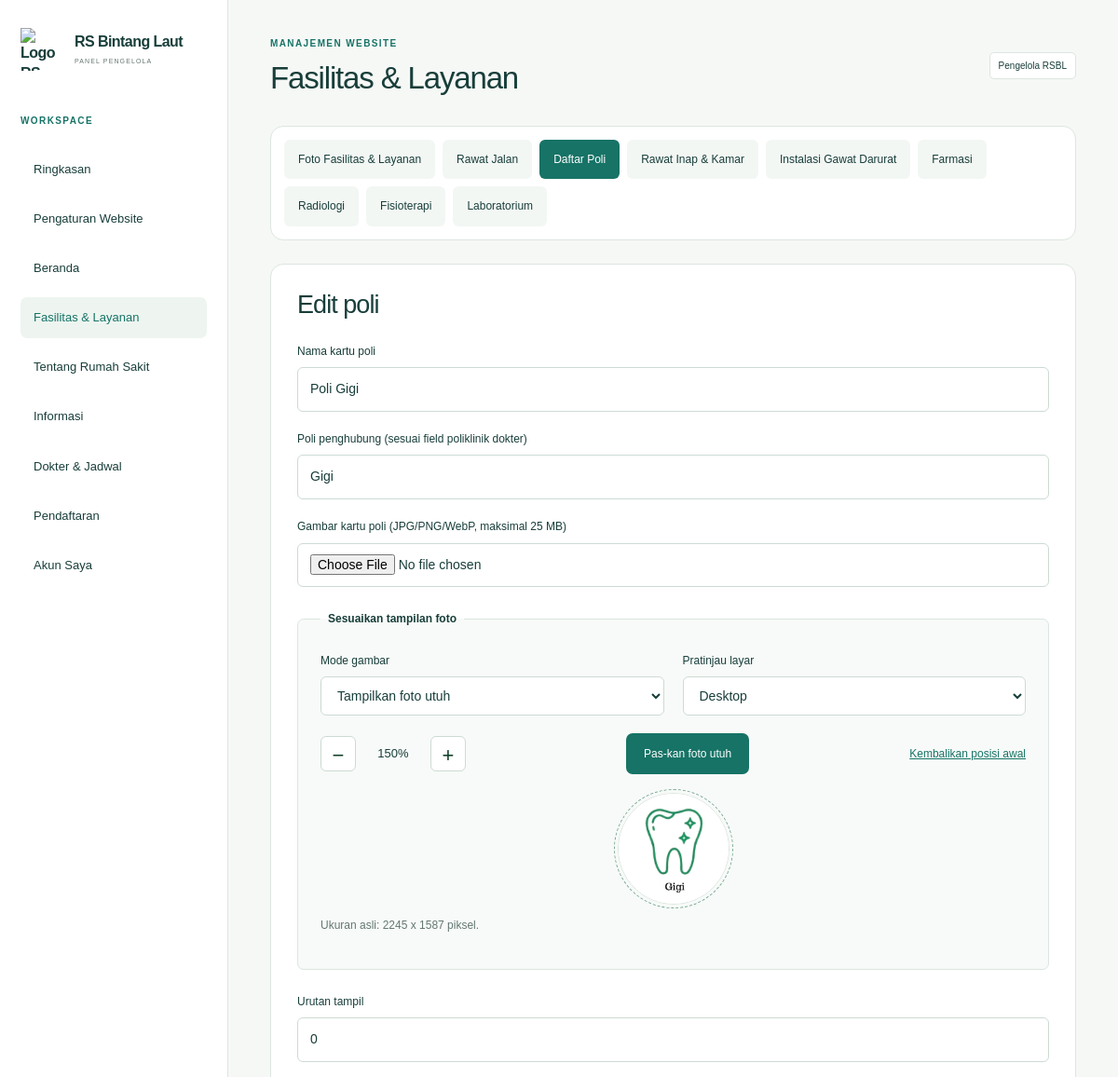
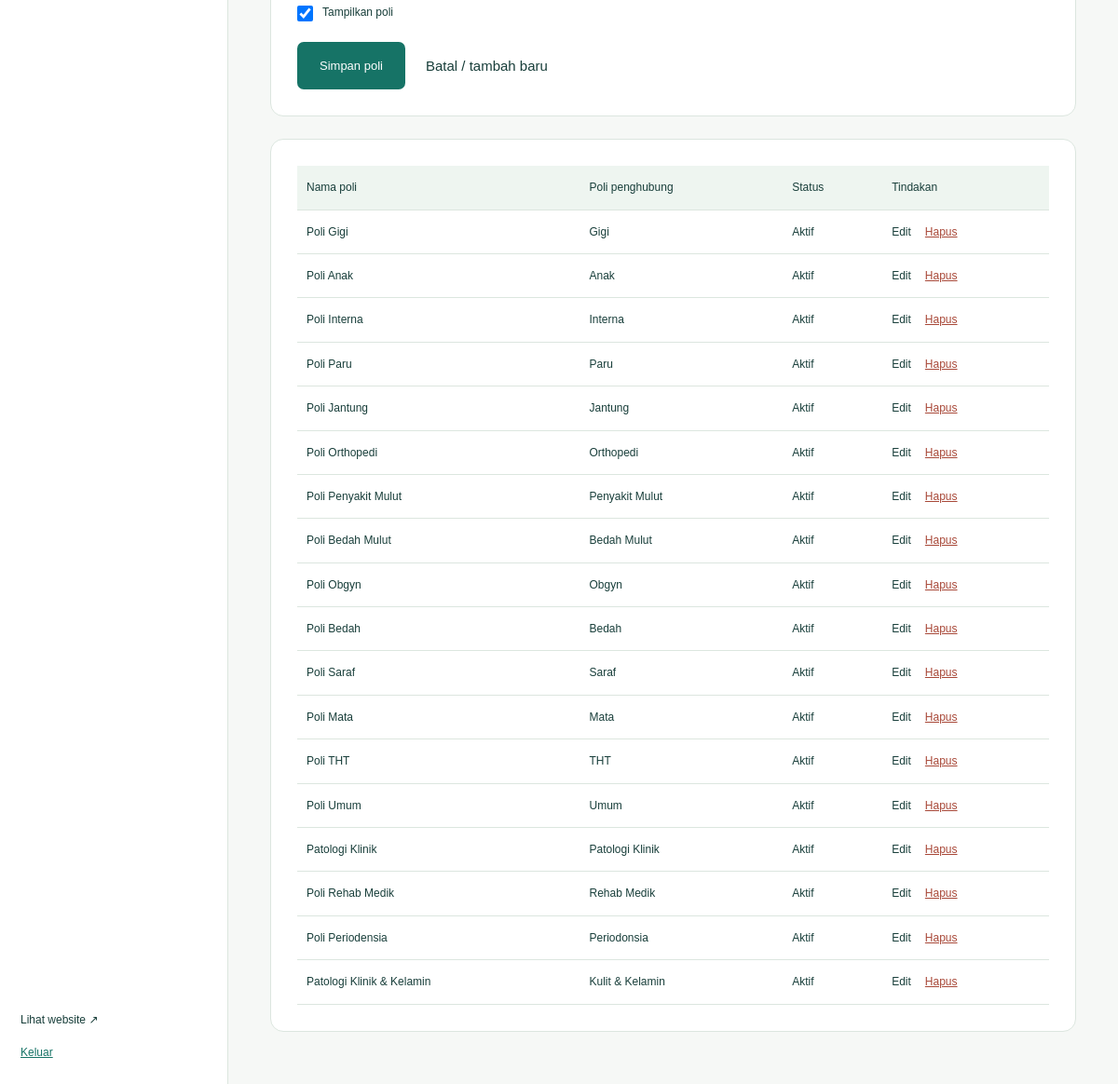
The app's page /index.php?page=admin&tab=contents&kind=clinic&edit=63 (signed in) with its own data (2 pictures, top to bottom).
### tables this page shows
CREATE TABLE contents (id INTEGER PRIMARY KEY AUTOINCREMENT, kind VARCHAR(40) NOT NULL, title VARCHAR(255) NOT NULL, subtitle VARCHAR(255) NOT NULL, body TEXT NOT NULL, image TEXT NOT NULL, link TEXT NOT NULL, starts VARCHAR(10) NOT NULL, ends VARCHAR(10) NOT NULL, active INT NOT NULL DEFAULT 1, sort_order INT NOT NULL DEFAULT 0);

### app/controllers/admin.php (called while the page is built, shortened)
<?php
require APP_ROOT . '/app/config/admin.php';
$tab = $_GET['tab'] ?? 'dashboard';
$kind = $_GET['kind'] ?? ($contentGroups[$tab][0] ?? 'slide');

### views/admin/contents/clinic.php (the view, shortened to what this page needs)
?><form class="panel" method="post" enctype="multipart/form-data">
    <h2><?= empty($edit['id']) ? 'Tambah poli' : 'Edit poli' ?></h2>
    <label>
        Poli penghubung (sesuai field poliklinik dokter)
        <input name="subtitle" list="doctor-specialties" maxlength="255" value="<?= e(
            $edit['subtitle'] ?? '',
        ) ?>" required>
    </label>
    <label>
        Gambar kartu poli (JPG/PNG/WebP, maksimal 25 MB)
        <input type="file" name="image_file" accept="image/jpeg,image/png,image/webp">
    </label>
    <?php require APP_ROOT . '/views/admin/components/photo-editor.php'; ?>
    <label class="check">
        <input type="checkbox" name="active" <?= $edit['active'] ?? 1 ? 'checked' : '' ?>>
        Tampilkan poli
    </label>
    <div class="actions">
        <button class="button">Simpan poli</button>
        <a href="index.php?page=admin&amp;tab=contents&amp;kind=clinic">Batal / tambah baru</a>
    </div>
</form>
<div class="panel table-wrap">
    <table>
        <thead>
            <tr>
                <th>Nama poli</th>
                <th>Poli penghubung</th>
                <th>Status</th>
                <th>Tindakan</th>
            </tr>
        </thead>
        <tbody>
            <?php foreach (
                query('SELECT * FROM contents WHERE kind=? ORDER BY sort_order,id', ['clinic'])
                as $row
            ): ?>
            <tr>
                <td><?= e($row['title']) ?></td>
                <td><?= e($row['subtitle']) ?></td>
                <td><?= $row['active'] ? 'Aktif' : 'Draft' ?></td>
                <td>
                    <div class="actions">
                        <a href="index.php?page=admin&amp;tab=contents&amp;kind=clinic&amp;edit=<?= (int) $row[
                            'id'
                        ] ?>">Edit</a>
                        <form method="post" data-confirm="Hapus kartu poli ini? Data dokter tetap tersimpan.">
                            <button class="text-button danger">Hapus</button>
                        </form>
                    </div>
                </td>
            </tr>
            <?php endforeach; ?>
        </tbody>
    </table>
</div>

### views/admin/components/photo-editor.php (shortened to what this page needs)
<?php
$display = json_decode(setting('slide_display_' . (int) ($edit['id'] ?? 0), '{}'), true) ?: [];
if (in_array($kind, ['clinic', 'inpatient_room'], true)) {
    $display += ['fit' => 'contain'];
}
?>
<fieldset class="slide-editor" data-slide-editor data-photo-kind="<?= e($kind) ?>">
    <legend>Sesuaikan tampilan foto</legend>
    <div class="form-grid">
        <label>
            Mode gambar
            <select name="slide_fit">
                <option value="contain" <?= ($display['fit'] ?? '') === 'contain'
                    ? 'selected'
                    : '' ?>>Tampilkan foto utuh</option>
            </select>
        </label>
        <label>
            Pratinjau layar
            <select data-preview-size>
                <option value="desktop">Desktop</option>
            </select>
        </label>
    </div>
    <div class="slide-edit-toolbar">
        <div class="slide-zoom-controls" role="group" aria-label="Perbesaran foto">
            <button type="button" data-zoom-step="-5" aria-label="Perkecil foto">&minus;</button>
            <output data-value="zoom" aria-live="polite"><?= (int) ($display['zoom'] ??
                100) ?>%</output>
            <button type="button" data-zoom-step="5" aria-label="Perbesar foto">+</button>
        </div>
        <button type="button" class="button small" data-fit-photo>Pas-kan foto utuh</button>
        <button type="button" class="text-button" data-reset-display>Kembalikan posisi awal</button>
    </div>
    <div class="slide-preview <?= $kind === 'clinic'
        ? 'clinic-preview'
        : '' ?>" data-preview-frame tabindex="0" role="group" aria-label="Atur posisi foto" aria-describedby="slide-drag-help">
        <img data-preview-image draggable="false" src="<?= e(
            !empty($edit['image'])
                ? photo($edit['image'])
                : ($kind === 'inpatient_room'
                    ? 'assets/room-placeholder.svg'
                    : 'assets/branding/doctors.jpg'),
        ) ?>" alt="Pratinjau posisi foto slide">
    </div>
    <p class="muted" data-preview-message aria-live="polite">
    </p>
</fieldset>

### assets/css/base.css (style rules this page uses)
:root { --ink: #183e3a; --muted: #647773; --green: #167366; --dark: #164d44; --mint: #eef5f0; --line: #dce6df; --cream: #fbfaf6; --white: #fff; --radius: 18px; }
* { box-sizing: border-box; }
body { margin: 0; font-family: Arial, Helvetica, sans-serif; color: var(--ink); background: var(--white); font-size: 15px; line-height: 1.7; }
a { color: inherit; text-decoration: none; }
button, input, select, textarea { font: inherit; }
button, a, input, select, textarea { -webkit-tap-highlight-color: transparent; }
button { cursor: pointer; }
img { max-width: 100%; display: block; }
h1, h2, h3, h4, p { margin-top: 0; }
h1, h2, h3 { line-height: 1.15; letter-spacing: -0.035em; }
h2 { font-size: clamp(28px, 3.1vw, 40px); font-weight: 500; margin-bottom: 24px; }
p { color: var(--muted); }
.button { display: inline-flex; align-items: center; justify-content: center; gap: 28px; background: var(--green); color: white; padding: 15px 23px; border: 1px solid transparent; border-radius: 7px; font-size: 13px; font-weight: 500; line-height: 1.5; transition: background 0.2s, transform 0.2s; }
.button.small { padding: 12px 18px; font-size: 12px; }
.actions { display: flex; align-items: center; gap: 22px; flex-wrap: wrap; }
.panel { border: 1px solid var(--line); background: #fff; border-radius: 13px; padding: 28px; margin-bottom: 24px; }
.panel p { font-size: 14px; }
label { display: block; font-size: 12px; color: var(--ink); margin-bottom: 19px; font-weight: 500; }
input, select, textarea { display: block; width: 100%; border: 1px solid #cddbd3; border-radius: 6px; background: #fff; padding: 11px 13px; color: var(--ink); margin-top: 7px; max-width: 100%; font-size: 14px; }
.form-grid { display: grid; grid-template-columns: 1fr 1fr; gap: 0 20px; }
.check { display: flex; align-items: start; gap: 10px; font-weight: 400; }
.check input { width: 17px; height: 17px; margin: 3px 0; flex-shrink: 0; }
.muted { font-size: 12px !important; color: var(--muted); }
.admin-body { background: #f6f8f6; }
.text-button { border: 0; background: none; padding: 0; color: var(--green); font-size: 12px; text-decoration: underline; }
.danger { color: #a84838; }
.table-wrap { overflow-x: auto; }
table { width: 100%; border-collapse: collapse; font-size: 12px; text-align: left; }
th, td { padding: 13px 10px; border-bottom: 1px solid var(--line); vertical-align: middle; }
th { font-weight: 500; background: var(--mint); }
td .actions { gap: 15px; }
fieldset { border: 1px solid var(--line); border-radius: 7px; margin-bottom: 18px; }
legend { font-size: 12px; }

### assets/css/admin/workspace.css (style rules this page uses)
.admin-main .panel > h2 { font-size: 27px; }
.admin-main .panel { border-radius: 14px; }

### assets/css/components/photo-editor.css (style rules this page uses)
.slide-photo-frame, .slide-preview { aspect-ratio: 2.7273 / 1; overflow: hidden; background: #e8f0eb; }
.hospital-slide .slide-photo-frame img, .slide-preview img { display: block; width: 100%; height: 100%; min-height: 0; max-height: none; aspect-ratio: auto; object-fit: cover; object-position: center; }
.slide-editor { padding: 24px; margin: 24px 0; background: #f7faf8; }
.slide-editor legend { padding: 0 8px; font-weight: 600; }
.slide-preview { width: 100%; margin: 20px auto 12px; border-radius: 10px; border: 1px solid #dce6df; }
.slide-edit-toolbar, .slide-zoom-controls { display: flex; align-items: center; gap: 16px; flex-wrap: wrap; }
.slide-edit-toolbar { justify-content: space-between; margin-bottom: 16px; }
.slide-zoom-controls button { width: 38px; height: 38px; border: 1px solid #cddbd3; border-radius: 6px; background: white; color: #103f27; font-size: 22px; }
.slide-zoom-controls output { min-width: 48px; text-align: center; font-size: 13px; }
.slide-preview { cursor: grab; touch-action: none; user-select: none; }
.slide-preview img { pointer-events: none; }
.slide-editor[data-photo-kind='clinic'] .slide-preview.clinic-preview { width: 120px; height: 120px; aspect-ratio: 1; border-radius: 50%; overflow: hidden; flex-shrink: 0; background: white; outline: 1px dashed #7caa94; outline-offset: 3px; }

### records on screen
contents: subtitle "Gigi", image (picture), active "☑", title "Poli Gigi", shows "Aktif"
contents: title "Poli Anak", subtitle "Anak", active "Aktif"
contents: title "Poli Interna", subtitle "Interna", active "Aktif"
contents: title "Poli Paru", subtitle "Paru", active "Aktif"
contents: title "Poli Jantung", subtitle "Jantung", active "Aktif"
contents: title "Poli Orthopedi", subtitle "Orthopedi", active "Aktif"
contents: title "Poli Penyakit Mulut", subtitle "Penyakit Mulut", active "Aktif"
contents: title "Poli Bedah Mulut", subtitle "Bedah Mulut", active "Aktif"
contents: title "Poli Obgyn", subtitle "Obgyn", active "Aktif"
contents: title "Poli Bedah", subtitle "Bedah", active "Aktif"
contents: title "Poli Saraf", subtitle "Saraf", active "Aktif"
contents: title "Poli Mata", subtitle "Mata", active "Aktif"
contents: title "Poli THT", subtitle "THT", active "Aktif"
contents: title "Poli Umum", subtitle "Umum", active "Aktif"
contents: title "Patologi Klinik", subtitle "Patologi Klinik", active "Aktif"
contents: title "Poli Rehab Medik", subtitle "Rehab Medik", active "Aktif"
contents: title "Poli Periodensia", subtitle "Periodonsia", active "Aktif"
contents: title "Patologi Klinik & Kelamin", subtitle "Kulit & Kelamin", active "Aktif"

### other values on screen
$label "Ringkasan"
$label "Pengaturan Website"
$label "Beranda"
$label "Fasilitas & Layanan"
$label "Tentang Rumah Sakit"
$label "Informasi"
$label "Dokter & Jadwal"
$label "Pendaftaran"
$label "Akun Saya"
$modules[$tab] "Fasilitas & Layanan"
$kinds[$key] "Foto Fasilitas & Layanan"
$kinds[$key] "Rawat Jalan"
$kinds[$key] "Daftar Poli"
$kinds[$key] "Rawat Inap & Kamar"
$kinds[$key] "Instalasi Gawat Darurat"
